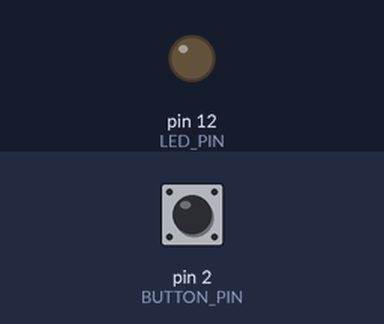
This sketch was run on a simulated Arduino Uno, built with avr-gcc and run on an emulated ATmega328P. On the bench: output pins drawn as LEDs (lit = HIGH). The inputs (shaded band) are chosen by the test bench; at power-on: pin 2 (BUTTON_PIN) HIGH.

Above: at 1.2 s.
1.3 s: pin 2 (BUTTON_PIN) pulled LOW for 0.15 s
At 2.6 s:
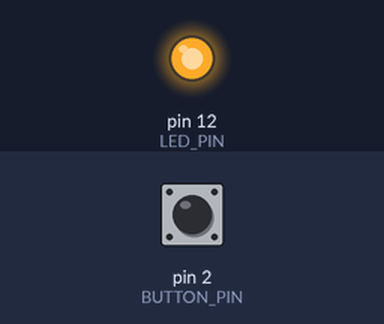
2.9 s: pin 2 (BUTTON_PIN) pulled LOW for 1 s
At 5.1 s:
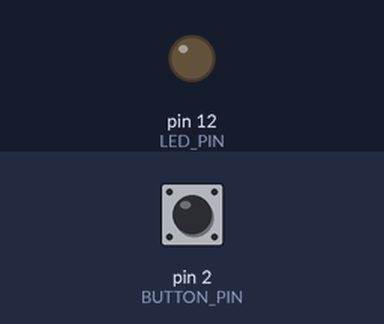
5.4 s: pin 2 (BUTTON_PIN) pulled LOW for 3.2 s
At 9.8 s:
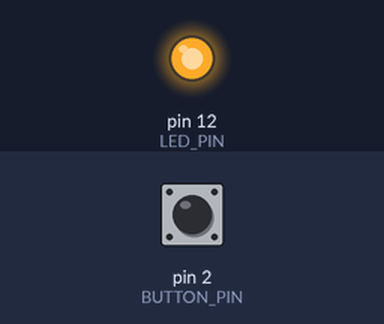
Timing chart, 0 to 11.3 s (numbered marks = the images above; inputs shaded):
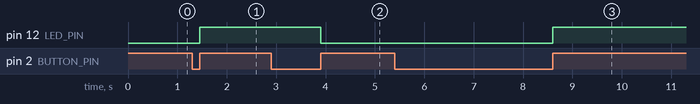

Measured:
- after the input at 1.3 s, pin 12 (LED_PIN): LOW → HIGH after 0.15 s
- after the input at 2.9 s, pin 12 (LED_PIN): HIGH → LOW after 1.0 s
- after the input at 5.4 s, pin 12 (LED_PIN): LOW → HIGH after 3.2 s

The sketch:

06-toggle-led-with-internal-pullup-241008.ino
```cpp
int LED_PIN = 12;
int BUTTON_PIN = 2;

int ledState = LOW;
int buttonState = LOW;
int lastButtonState = LOW;

void setup() {
  // put your setup code here, to run once:
  pinMode(LED_PIN, OUTPUT);
  pinMode(BUTTON_PIN, INPUT_PULLUP);

}

void loop() {
  // put your main code here, to run repeatedly:
  buttonState = !digitalRead(BUTTON_PIN);

  if (buttonState == LOW && lastButtonState == HIGH) {
    ledState = !ledState;
    digitalWrite(LED_PIN, ledState);
    delay(40);
  }

  lastButtonState = buttonState;
}
```
